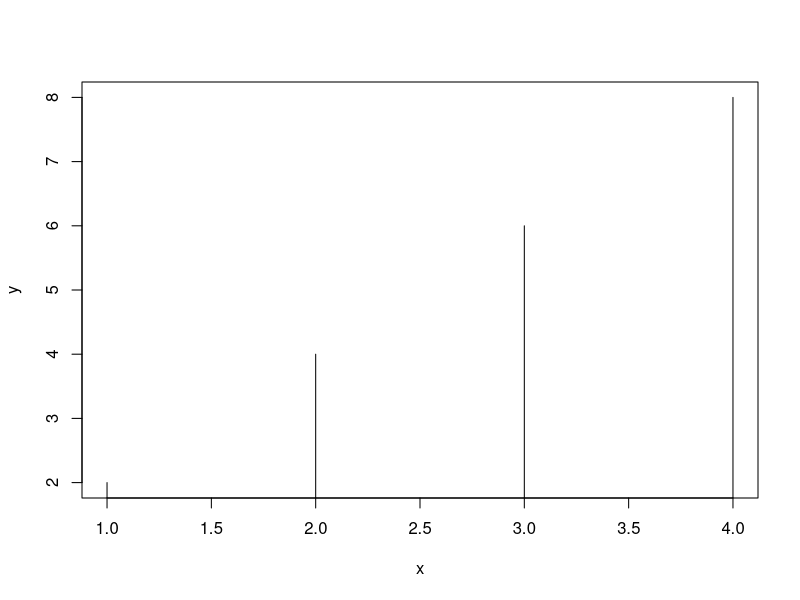
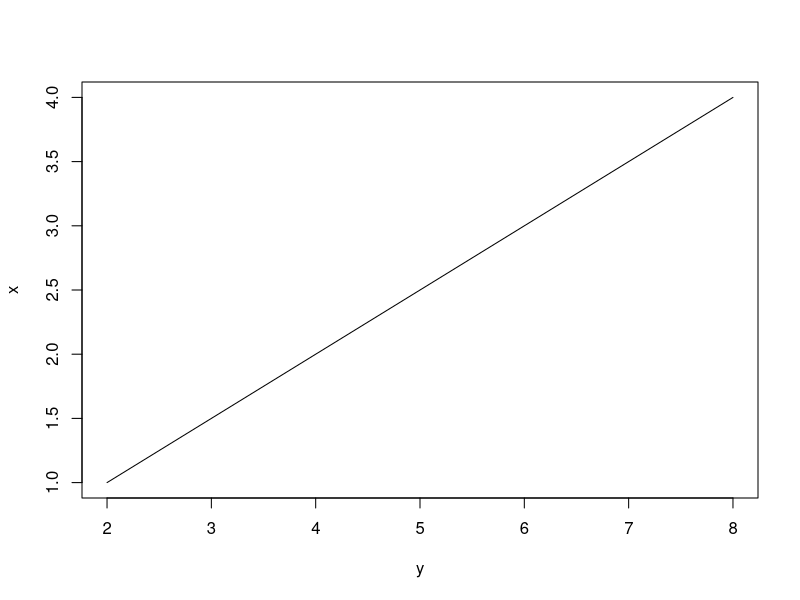

R code for these plots, in order:
x <- c(1,2,3,4)
y <- c(2,4,6,8)

# two different form, effect is the same, show x to y

# "p" for points
# "l" for lines
# "b" for both
# "c" for the lines part alone of "b"
# "o" for both ‘overplotted’
# "h" for ‘histogram’ like (or ‘high-density’) vertical lines
# "s" for stair steps
# "S" for other steps, see ‘Details’ below
# "n" for no plotting.

plot(x,y,type="h")
plot(x~y, type="l")

